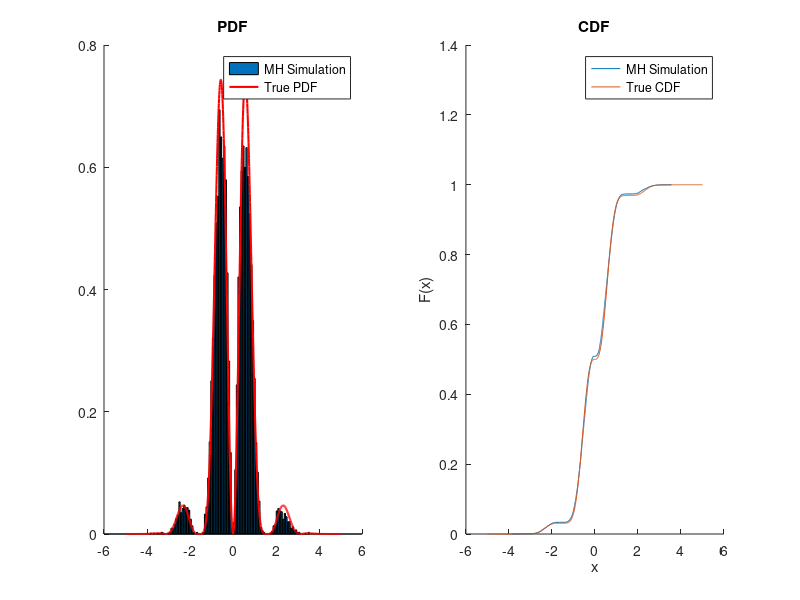

Recreate this plot in MATLAB. (Note: this script raises an error after producing the figure.)

% Question 2


%% 2 (a)
n = 10000; 
x = zeros(n+1, 1); 
x(1) = randn();
i = 2;

while i <= n+1
    
    % sample new x from N(x_old, 1) (random walk MH)
    tmp = randn() + x(i-1);
    
    % calculate the acceptance rate 
    r = (cos(tmp)^2 * sin(2*tmp)^2 * normpdf(tmp))/(cos(x(i-1))^2 * sin(2*x(i-1))^2 * normpdf(x(i-1)));
    
    if rand() < r
        x(i) = tmp;
        i = i + 1;
    end
end


% For plotting the pdf and cdf
t = -5:0.01:5; 
p = cos(t).^2 .* sin(2*t).^2 .* normpdf(t); 
[f, xtick] = hist(x, 100);
figure(1); 
subplot(1,2,1);
hold all
bar(xtick, f / trapz(xtick, f))
plot(t, p / trapz(t, p), 'r-', 'LineWidth', 1.5)
hold off
legend('MH Simulation', 'True PDF');
title('PDF');
subplot(1,2,2);
hold all; 
ecdf(x); 
plot(t, cumsum(p / trapz(t, p)) * 0.01)
hold off;
legend('MH Simulation', 'True CDF');
title('CDF');

% assign v = x for part c
v = x;

%% Question 2(c)

rng('default');
n = 1000; 
x0 = 2.0; % initial state of x
x = [x0; zeros(n, 1)];
% Generate 1000 x and y
for i = 2:n+1
    x(i) = x(i-1) + randn();
end
y = x + randsample(v, n+1, true);


% apply the kalman filter
y_hat = q2kf(y, std(v)^2); 
error = y - y_hat; 

display('MSE of Kalman Filter = ');
display(mean(error.^2)); 

% for plotting
figure(2); 
subplot(2,1,1);
hold all;
plot(1:1:n, y(2:end), 'LineWidth', 1.5);
plot(1:1:n, y_hat(2:end), 'g-', 'LineWidth', 2.0);
hold off;
xlim([0, 1000]); 
legend('Measurement', 'KF Estimate'); 
title('Measurement/KF Filter')

subplot(2,1,2);
hold all;

plot(error(2:end)/y_hat(2:end)*100, 'r.', 'MarkerSize', 15.0);
plot(zeros(n, 1), 'k-', 'LineWidth', 2.0);
title('Error Percentage')




%% Question 2(e)
% simulations using different number of particles
numparticles = round(100 * 1.5.^(0:20));
mse = zeros(length(numparticles), 2);
pvar = zeros(length(numparticles), 1);

% might take a while
tic();
for i = 1:length(numparticles)
    pf = q2pf(y, numparticles(i)); 
    mse(i, :) = [mean((y - pf(:,1)).^2) std((y - pf(:,1)).^2)];
    pvar(i) = mean(pf(:,2));
end
toc(); % ~280 seconds

%% plotting
figure(3);
hold all;
plot(numparticles, mse(:,1), 'b.', 'MarkerSize', 15.0);
%plot(numparticles, pvar, 'r-', 'LineWidth', 3.0);
plot(numparticles, 0.23*ones(length(numparticles), 1), 'k-', 'LineWidth', 2.0);
hold off;
set(gca, 'xscale', 'log');
xlabel('Number of Particles');
legend('MSE of Particle Filter', 'Kalman Filter from (b)');
ylim([0.1, 0.4])
